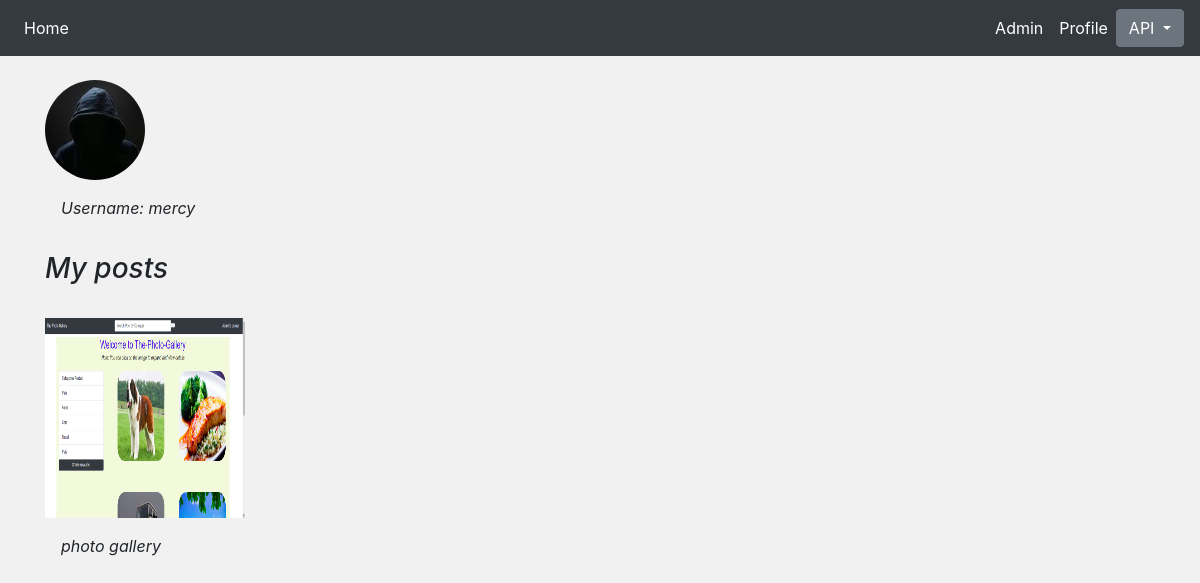
/profile/ (signed in), run on the app's committed database.
### ratings/models.py (models this page shows, shortened)
class Profile(models.Model):
    pic = models.ImageField(upload_to = 'articles/',default='IMAGE')
    bio =  models.CharField(max_length =100)
    project = models.ForeignKey(Project, on_delete=models.CASCADE)
    email = models.CharField(max_length =30)
    phone =  models.CharField(max_length =10)
    author = models.ForeignKey(User, on_delete=models.CASCADE)

class Project(models.Model):
    image = models.ImageField(upload_to = 'articles/',default='IMAGE')
    title =  models.CharField(max_length =30)
    description = models.TextField()
    link = models.CharField(max_length =100)
    author = models.ForeignKey(User, on_delete=models.CASCADE)

### ratings/views.py (the view)
# urls.py: path('profile/', ProfileList.as_view(), name='list'),
class ProfileList( ListView):
    model = Profile
    template_name = 'project/profile_list.html'
    def get_queryset(self):
        return Profile.objects.all()

### ratings/templates/project/profile_list.html
{%extends 'project/base.html'%}
{% block content %}
{% for profile in object_list %}
{% if user.is_authenticated %}
<img src="{{profile.pic.url}}" height="100px" width="100px" style="border-radius:50%;" class="mt-4">
<p class="card-text p-3"><em>Username: {{user.username}} </p>
    <h3>My posts</h3>
<img src="{{profile.project.image.url}}" height="200px" width="200px"  class="mt-4">
<p class="card-text p-3"><em>{{profile.project.title}} </p>
    {% else %}
    <h2>Login to create your profile</h2>
    {% endif %}
 {% endfor %}
{% endblock %}

### static/css/index.css (style rules this page uses)
body { background-color: #f1f1f1; }

### data on the page
Profile: pic (picture), project.image (picture), project "photo gallery"

### other printed values
{{ user.username }} "mercy"
